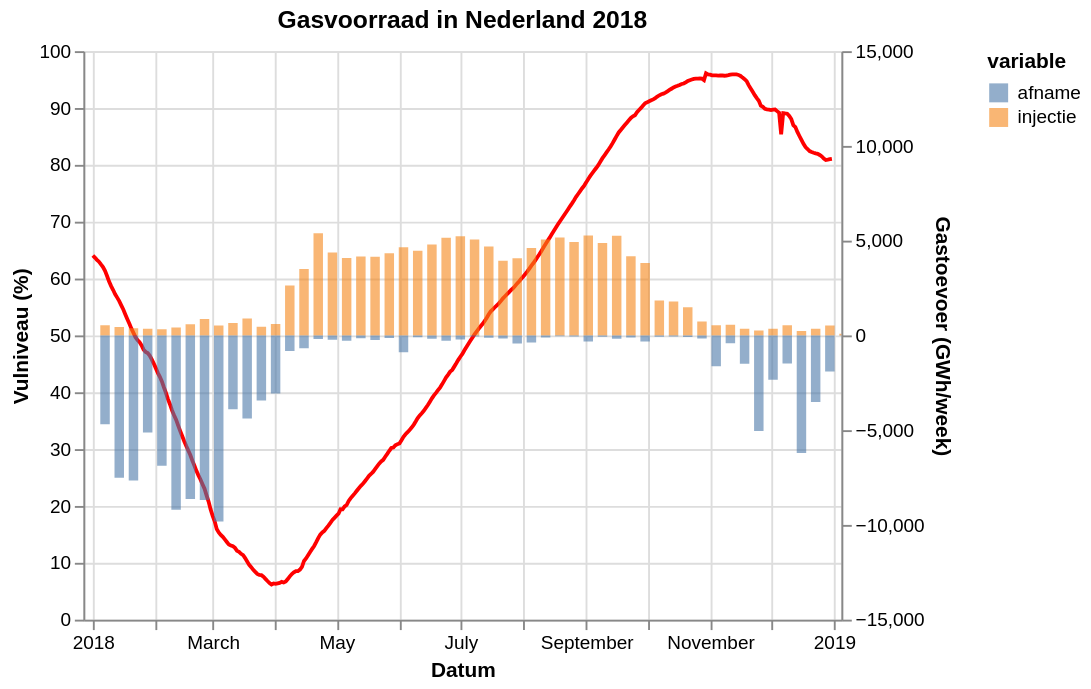

This figure's Vega-Lite source:
### Vega-Lite specification from a JSON file in a GitHub repository (floating-point values rounded to 4 significant figures; data arrays with more than 128 entries replaced by an {"elided": "..."} marker saying what was removed)
{"config": {"view": {"continuousWidth": 400, "continuousHeight": 300}}, "layer": [{"data": {"name": "data-0b4437833fc01b37549363e276c44514"}, "mark": {"type": "line", "color": "red"}, "encoding": {"tooltip": [{"field": "gasDayStart", "type": "temporal"}, {"field": "full", "type": "quantitative"}], "x": {"axis": {"title": "Datum"}, "field": "gasDayStart", "type": "temporal"}, "y": {"axis": {"title": "Vulniveau (%)"}, "field": "full", "scale": {"domain": [0, 100], "padding": 0}, "type": "quantitative"}}, "selection": {"selector005": {"type": "interval", "bind": "scales", "encodings": ["x", "y"]}}}, {"data": {"name": "data-75eab918a70cb22d4ce2486ddacf1449"}, "mark": {"type": "bar", "binSpacing": 0, "opacity": 0.6}, "encoding": {"color": {"field": "variable", "type": "nominal"}, "tooltip": [{"field": "gasDayStart", "type": "temporal"}, {"field": "variable", "type": "nominal"}, {"field": "value", "type": "quantitative"}], "x": {"axis": {"title": "Datum"}, "field": "gasDayStart", "scale": {"domain": ["2018-01-01", "2018-12-31"]}, "type": "temporal"}, "y": {"axis": {"title": "Gastoevoer (GWh/week)"}, "field": "value", "scale": {"domain": [-15000, 15000], "padding": 0}, "stack": null, "type": "quantitative"}}}], "resolve": {"scale": {"y": "independent"}}, "title": "Gasvoorraad in Nederland 2018", "$schema": "https://vega.github.io/schema/vega-lite/v5.json", "datasets": {"data-0b4437833fc01b37549363e276c44514": {"elided": "365 records"}, "data-75eab918a70cb22d4ce2486ddacf1449": [{"gasDayStart": "2018-01-07T00:00:00", "variable": "injectie", "value": 538.0}, {"gasDayStart": "2018-01-14T00:00:00", "variable": "injectie", "value": 439.0}, {"gasDayStart": "2018-01-21T00:00:00", "variable": "injectie", "value": 377.0}, {"gasDayStart": "2018-01-28T00:00:00", "variable": "injectie", "value": 346.0}, {"gasDayStart": "2018-02-04T00:00:00", "variable": "injectie", "value": 324.0}, {"gasDayStart": "2018-02-11T00:00:00", "variable": "injectie", "value": 422.0}, {"gasDayStart": "2018-02-18T00:00:00", "variable": "injectie", "value": 593.0}, {"gasDayStart": "2018-02-25T00:00:00", "variable": "injectie", "value": 870.0}, {"gasDayStart": "2018-03-04T00:00:00", "variable": "injectie", "value": 528.0}, {"gasDayStart": "2018-03-11T00:00:00", "variable": "injectie", "value": 655.0}, {"gasDayStart": "2018-03-18T00:00:00", "variable": "injectie", "value": 895.0}, {"gasDayStart": "2018-03-25T00:00:00", "variable": "injectie", "value": 462.0}, {"gasDayStart": "2018-04-01T00:00:00", "variable": "injectie", "value": 607.0}, {"gasDayStart": "2018-04-08T00:00:00", "variable": "injectie", "value": 2630.0}, {"gasDayStart": "2018-04-15T00:00:00", "variable": "injectie", "value": 3506.0}, {"gasDayStart": "2018-04-22T00:00:00", "variable": "injectie", "value": 5396.0}, {"gasDayStart": "2018-04-29T00:00:00", "variable": "injectie", "value": 4372.0}, {"gasDayStart": "2018-05-06T00:00:00", "variable": "injectie", "value": 4081.0}, {"gasDayStart": "2018-05-13T00:00:00", "variable": "injectie", "value": 4168.0}, {"gasDayStart": "2018-05-20T00:00:00", "variable": "injectie", "value": 4148.0}, {"gasDayStart": "2018-05-27T00:00:00", "variable": "injectie", "value": 4339.0}, {"gasDayStart": "2018-06-03T00:00:00", "variable": "injectie", "value": 4654.0}, {"gasDayStart": "2018-06-10T00:00:00", "variable": "injectie", "value": 4471.0}, {"gasDayStart": "2018-06-17T00:00:00", "variable": "injectie", "value": 4793.0}, {"gasDayStart": "2018-06-24T00:00:00", "variable": "injectie", "value": 5152.0}, {"gasDayStart": "2018-07-01T00:00:00", "variable": "injectie", "value": 5238.0}, {"gasDayStart": "2018-07-08T00:00:00", "variable": "injectie", "value": 5059.0}, {"gasDayStart": "2018-07-15T00:00:00", "variable": "injectie", "value": 4695.0}, {"gasDayStart": "2018-07-22T00:00:00", "variable": "injectie", "value": 3937.0}, {"gasDayStart": "2018-07-29T00:00:00", "variable": "injectie", "value": 4068.0}, {"gasDayStart": "2018-08-05T00:00:00", "variable": "injectie", "value": 4613.0}, {"gasDayStart": "2018-08-12T00:00:00", "variable": "injectie", "value": 5063.0}, {"gasDayStart": "2018-08-19T00:00:00", "variable": "injectie", "value": 5161.0}, {"gasDayStart": "2018-08-26T00:00:00", "variable": "injectie", "value": 4930.0}, {"gasDayStart": "2018-09-02T00:00:00", "variable": "injectie", "value": 5274.0}, {"gasDayStart": "2018-09-09T00:00:00", "variable": "injectie", "value": 4876.0}, {"gasDayStart": "2018-09-16T00:00:00", "variable": "injectie", "value": 5258.0}, {"gasDayStart": "2018-09-23T00:00:00", "variable": "injectie", "value": 4181.0}, {"gasDayStart": "2018-09-30T00:00:00", "variable": "injectie", "value": 3818.0}, {"gasDayStart": "2018-10-07T00:00:00", "variable": "injectie", "value": 1843.0}, {"gasDayStart": "2018-10-14T00:00:00", "variable": "injectie", "value": 1790.0}, {"gasDayStart": "2018-10-21T00:00:00", "variable": "injectie", "value": 1485.0}, {"gasDayStart": "2018-10-28T00:00:00", "variable": "injectie", "value": 729.0}, {"gasDayStart": "2018-11-04T00:00:00", "variable": "injectie", "value": 536.0}, {"gasDayStart": "2018-11-11T00:00:00", "variable": "injectie", "value": 565.0}, {"gasDayStart": "2018-11-18T00:00:00", "variable": "injectie", "value": 349.0}, {"gasDayStart": "2018-11-25T00:00:00", "variable": "injectie", "value": 257.0}, {"gasDayStart": "2018-12-02T00:00:00", "variable": "injectie", "value": 353.0}, {"gasDayStart": "2018-12-09T00:00:00", "variable": "injectie", "value": 531.0}, {"gasDayStart": "2018-12-16T00:00:00", "variable": "injectie", "value": 233.0}, {"gasDayStart": "2018-12-23T00:00:00", "variable": "injectie", "value": 356.0}, {"gasDayStart": "2018-12-30T00:00:00", "variable": "injectie", "value": 522.0}, {"gasDayStart": "2019-01-06T00:00:00", "variable": "injectie", "value": 83.0}, {"gasDayStart": "2018-01-07T00:00:00", "variable": "afname", "value": -4686.0}, {"gasDayStart": "2018-01-14T00:00:00", "variable": "afname", "value": -7511.0}, {"gasDayStart": "2018-01-21T00:00:00", "variable": "afname", "value": -7650.0}, {"gasDayStart": "2018-01-28T00:00:00", "variable": "afname", "value": -5125.0}, {"gasDayStart": "2018-02-04T00:00:00", "variable": "afname", "value": -6881.0}, {"gasDayStart": "2018-02-11T00:00:00", "variable": "afname", "value": -9205.0}, {"gasDayStart": "2018-02-18T00:00:00", "variable": "afname", "value": -8639.0}, {"gasDayStart": "2018-02-25T00:00:00", "variable": "afname", "value": -8687.0}, {"gasDayStart": "2018-03-04T00:00:00", "variable": "afname", "value": -9822.0}, {"gasDayStart": "2018-03-11T00:00:00", "variable": "afname", "value": -3891.0}, {"gasDayStart": "2018-03-18T00:00:00", "variable": "afname", "value": -4388.0}, {"gasDayStart": "2018-03-25T00:00:00", "variable": "afname", "value": -3437.0}, {"gasDayStart": "2018-04-01T00:00:00", "variable": "afname", "value": -3063.0}, {"gasDayStart": "2018-04-08T00:00:00", "variable": "afname", "value": -820.0}, {"gasDayStart": "2018-04-15T00:00:00", "variable": "afname", "value": -679.0}, {"gasDayStart": "2018-04-22T00:00:00", "variable": "afname", "value": -191.0}, {"gasDayStart": "2018-04-29T00:00:00", "variable": "afname", "value": -233.0}, {"gasDayStart": "2018-05-06T00:00:00", "variable": "afname", "value": -276.0}, {"gasDayStart": "2018-05-13T00:00:00", "variable": "afname", "value": -149.0}, {"gasDayStart": "2018-05-20T00:00:00", "variable": "afname", "value": -238.0}, {"gasDayStart": "2018-05-27T00:00:00", "variable": "afname", "value": -143.0}, {"gasDayStart": "2018-06-03T00:00:00", "variable": "afname", "value": -891.0}, {"gasDayStart": "2018-06-10T00:00:00", "variable": "afname", "value": -101.0}, {"gasDayStart": "2018-06-17T00:00:00", "variable": "afname", "value": -178.0}, {"gasDayStart": "2018-06-24T00:00:00", "variable": "afname", "value": -276.0}, {"gasDayStart": "2018-07-01T00:00:00", "variable": "afname", "value": -221.0}, {"gasDayStart": "2018-07-08T00:00:00", "variable": "afname", "value": -53.0}, {"gasDayStart": "2018-07-15T00:00:00", "variable": "afname", "value": -118.0}, {"gasDayStart": "2018-07-22T00:00:00", "variable": "afname", "value": -169.0}, {"gasDayStart": "2018-07-29T00:00:00", "variable": "afname", "value": -422.0}, {"gasDayStart": "2018-08-05T00:00:00", "variable": "afname", "value": -377.0}, {"gasDayStart": "2018-08-12T00:00:00", "variable": "afname", "value": -108.0}, {"gasDayStart": "2018-08-19T00:00:00", "variable": "afname", "value": -47.0}, {"gasDayStart": "2018-08-26T00:00:00", "variable": "afname", "value": -57.0}, {"gasDayStart": "2018-09-02T00:00:00", "variable": "afname", "value": -315.0}, {"gasDayStart": "2018-09-09T00:00:00", "variable": "afname", "value": -76.0}, {"gasDayStart": "2018-09-16T00:00:00", "variable": "afname", "value": -171.0}, {"gasDayStart": "2018-09-23T00:00:00", "variable": "afname", "value": -106.0}, {"gasDayStart": "2018-09-30T00:00:00", "variable": "afname", "value": -321.0}, {"gasDayStart": "2018-10-07T00:00:00", "variable": "afname", "value": -76.0}, {"gasDayStart": "2018-10-14T00:00:00", "variable": "afname", "value": -57.0}, {"gasDayStart": "2018-10-21T00:00:00", "variable": "afname", "value": -84.0}, {"gasDayStart": "2018-10-28T00:00:00", "variable": "afname", "value": -169.0}, {"gasDayStart": "2018-11-04T00:00:00", "variable": "afname", "value": -1628.0}, {"gasDayStart": "2018-11-11T00:00:00", "variable": "afname", "value": -415.0}, {"gasDayStart": "2018-11-18T00:00:00", "variable": "afname", "value": -1496.0}, {"gasDayStart": "2018-11-25T00:00:00", "variable": "afname", "value": -5050.0}, {"gasDayStart": "2018-12-02T00:00:00", "variable": "afname", "value": -2339.0}, {"gasDayStart": "2018-12-09T00:00:00", "variable": "afname", "value": -1488.0}, {"gasDayStart": "2018-12-16T00:00:00", "variable": "afname", "value": -6204.0}, {"gasDayStart": "2018-12-23T00:00:00", "variable": "afname", "value": -3514.0}, {"gasDayStart": "2018-12-30T00:00:00", "variable": "afname", "value": -1908.0}, {"gasDayStart": "2019-01-06T00:00:00", "variable": "afname", "value": -14.0}]}}
